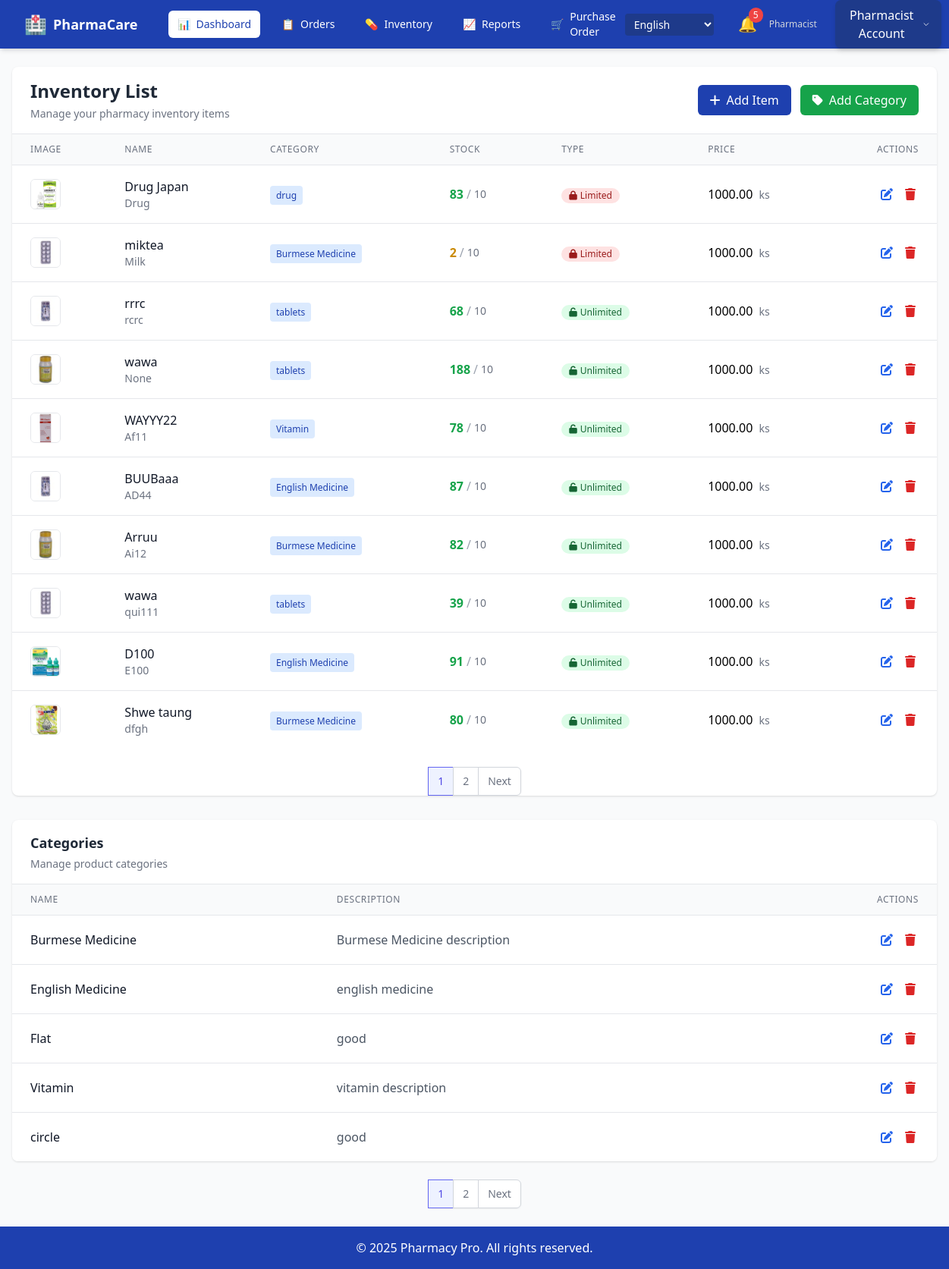
Before: /en/inventory_view/ (signed in) with the older database file.
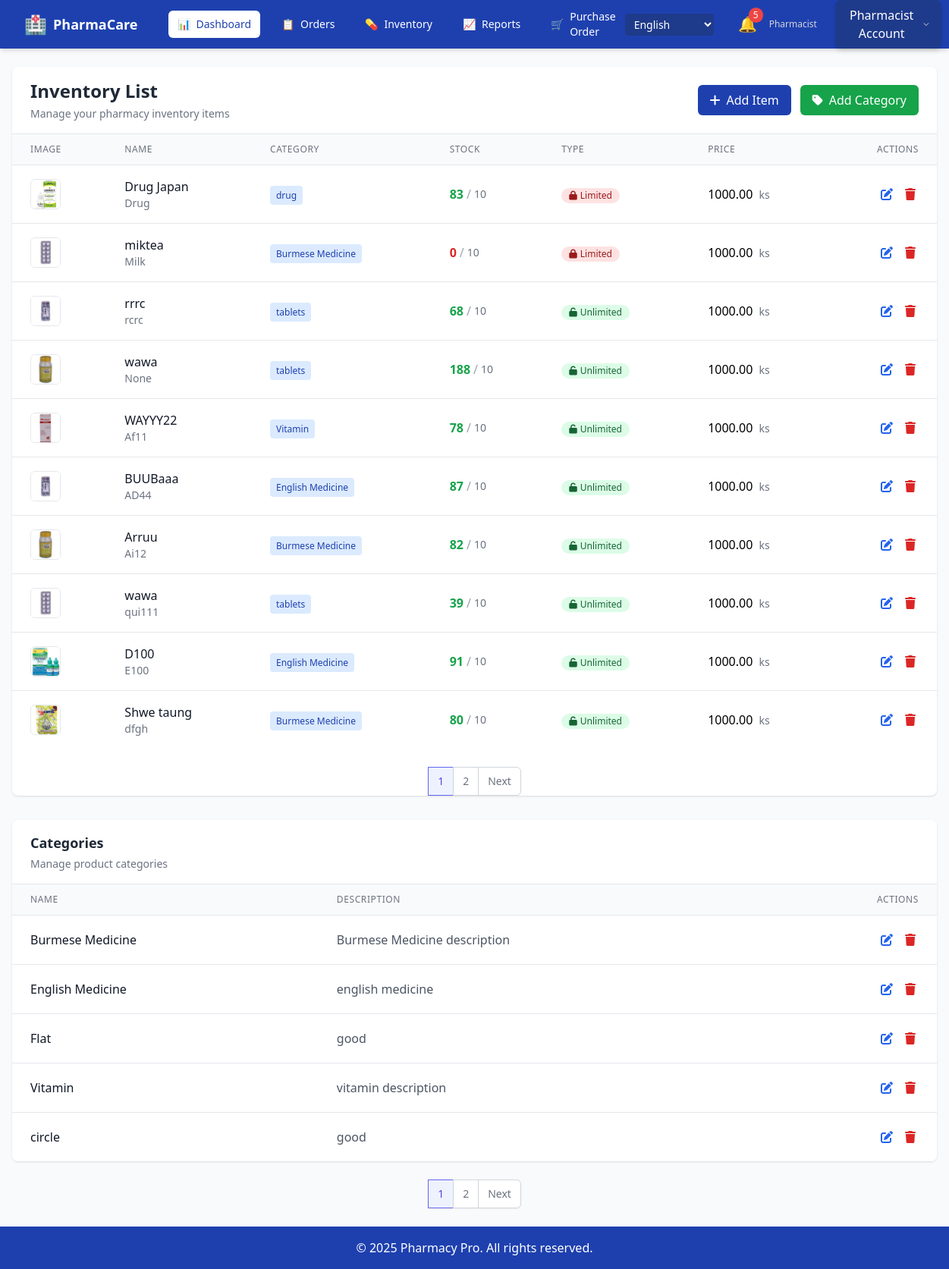
After: the same page with the newer database file.
### ourapp/models.py (models this page shows, shortened)
class Item(models.Model):
    category = models.ForeignKey(Category, on_delete=models.CASCADE, verbose_name=_("Category"))
    item_photo = models.ImageField(upload_to='photos', verbose_name=_("Photo"))
    primary_supplier = models.ForeignKey(Supplier, on_delete=models.CASCADE, blank=True, null=True, verbose_name=_("Primary Supplier"))
    strength = models.CharField(max_length=50, blank=True, null=True, verbose_name=_("Strength"))
    item_name = models.CharField(max_length=255, verbose_name=_("Item Name"))
    item_quantity = models.PositiveIntegerField(verbose_name=_("Quantity"))
    item_price = models.PositiveIntegerField(verbose_name=_("Selling Price"))
    purcharse_price = models.PositiveIntegerField(default=0, verbose_name=_("Purchase Price"))
    reorder_level = models.PositiveIntegerField(default=0, blank=True, null=True, verbose_name=_("Reorder Level"))
    item_description = models.TextField(verbose_name=_("Description"))
    exp_date = models.DateField(verbose_name=_("Expiry Date"))
    brand_name = models.CharField(max_length=255, blank=True, null=True, verbose_name=_("Brand Name"))
    batch_number = models.CharField(max_length=100, blank=True, null=True, verbose_name=_("Batch Number"))
    stock_minimum = models.PositiveIntegerField(default=10, verbose_name=_("Minimum Stock"))
    is_limited = models.BooleanField(default=False, verbose_name=_("Limited Stock"))
    max_quantity = models.PositiveIntegerField(default=5, verbose_name=_("Maximum Quantity"))
    last_ordered = models.DateField(blank=True, null=True, verbose_name=_("Last Ordered"))

class Category(models.Model):
    name = models.CharField(max_length=100, unique=True, verbose_name=_("Name"))
    description = models.TextField(blank=True, null=True, verbose_name=_("Description"))

### ourapp/views.py (the view, shortened to what this page needs)
# urls.py: path('inventory_view/', inventory_view, name='inventory_view'),
@login_required
def inventory_view(request):
    if request.user.userprofile.role != 'pharmacist':
        messages.error(request, "You do not have permission to access this page.")
        return redirect('login')
    items_queryset = Item.objects.all().order_by('-id')
    for item in items_queryset:
        if item.exp_date:
            item.days_left = (item.exp_date - datetime.date.today()).days
        else:
            item.days_left = None
    categories_queryset = Category.objects.all().order_by('name')
    items_paginator = Paginator(items_queryset, 10)  # 10 items per page
    items_page_number = request.GET.get('items_page')
    items = items_paginator.get_page(items_page_number)
    categories_paginator = Paginator(categories_queryset, 5)  # 5 categories per page
    categories_page_number = request.GET.get('categories_page')
    categories = categories_paginator.get_page(categories_page_number)
    low_stock_queryset = Item.objects.filter(item_quantity__lt=10).order_by('item_quantity')
    low_stock_paginator = Paginator(low_stock_queryset, 5)
    low_stock_page_number = request.GET.get('low_stock_page')
    low_stock_items = low_stock_paginator.get_page(low_stock_page_number)
    low_stock_count = low_stock_queryset.count()
    today = datetime.date.today()
    expiring_queryset = Item.objects.filter(exp_date__lte=today + datetime.timedelta(days=90)).order_by('exp_date')
    expiring_paginator = Paginator(expiring_queryset, 5)
    expiring_page_number = request.GET.get('expiring_page')
    expiring_items = expiring_paginator.get_page(expiring_page_number)
    expiring_count = expiring_queryset.count()
    return render(request, 'inventory.html', {
        'items': items,
        'categories': categories,
        'low_stock_items': low_stock_items,
        'low_stock_count': low_stock_count,
        'low_stock_page_number': low_stock_page_number,
        'expiring_items': expiring_items,
        'expiring_count': expiring_count,
    })

### ourapp/context_processors.py (called while the page is built)
def expiry_alert_items(request):
    if request.user.is_authenticated and hasattr(request.user, 'userprofile'):
        if request.user.userprofile.role == 'pharmacist':
            today = date.today()
            threshold_date = today + timedelta(days=90)
            expiring_items = Item.objects.filter(exp_date__lte=threshold_date, exp_date__gte=today).order_by('exp_date')
            return {'expiring_items': expiring_items}
    return {}

### templates/inventory.html (shortened to what the changed rows need)
{% load i18n %}
<!DOCTYPE html>
<html lang="en">
<head>
<link href="https://cdnjs.cloudflare.com/ajax/libs/font-awesome/6.4.0/css/all.min.css" rel="stylesheet"/>
<script src="https://cdn.tailwindcss.com"></script>
</head>
<body class="bg-gray-50 flex flex-col min-h-screen">
<main class="w-full mx-auto px-4 py-6 max-w-7xl">
    <div class="bg-white shadow rounded-lg overflow-hidden mb-8">
        <div class="px-6 py-4 border-b border-gray-200 flex flex-col sm:flex-row justify-between items-start sm:items-center gap-4">
            <div>
                <h2 class="text-xl sm:text-2xl font-bold text-gray-800">{% trans "Inventory List" %}</h2>
            </div>
        </div>
        <div class="overflow-x-auto">
            <table class="min-w-full divide-y divide-gray-200">
                <thead class="bg-gray-50">
                    <tr>
                        <th class="px-6 py-3 text-left text-xs font-medium text-gray-500 uppercase tracking-wider">{% trans "Image" %}</th>
                        <th class="px-6 py-3 text-left text-xs font-medium text-gray-500 uppercase tracking-wider">{% trans "Name" %}</th>
                        <th class="px-6 py-3 text-left text-xs font-medium text-gray-500 uppercase tracking-wider">{% trans "Category" %}</th>
                        <th class="px-6 py-3 text-left text-xs font-medium text-gray-500 uppercase tracking-wider">{% trans "Stock" %}</th>
                        <th class="px-6 py-3 text-left text-xs font-medium text-gray-500 uppercase tracking-wider">{% trans "Type" %}</th>
                        <th class="px-6 py-3 text-left text-xs font-medium text-gray-500 uppercase tracking-wider">{% trans "Price" %}</th>
                        <th class="px-6 py-3 text-right text-xs font-medium text-gray-500 uppercase tracking-wider">{% trans "Actions" %}</th>
                    </tr>
                </thead>
                <tbody class="bg-white divide-y divide-gray-200">
                    {% for item in items %}
                    <tr class="hover:bg-gray-50 transition-colors" id="item_{{ item.id }}">
                        <td class="px-6 py-4 whitespace-nowrap" data-label="{% trans 'Image' %}">
                            {% if item.item_photo %}
                            <img alt="item image" class="w-10 h-10 rounded-md object-cover border border-gray-200" src="{{ item.item_photo.url }}"/>
                            {% else %}
                            <div class="w-10 h-10 rounded-md bg-gray-100 flex items-center justify-center text-gray-400">
                                <i class="fas fa-pills text-lg"></i>
                            </div>
                            {% endif %}
                        </td>
                        <td class="px-6 py-4 whitespace-nowrap" data-label="{% trans 'Name' %}">
                            <div class="font-medium text-gray-900">{{ item.item_name }}</div>
                            {% if item.brand_name %}
                            <div class="text-sm text-gray-500">{{ item.brand_name }}</div>
                            {% endif %}
                        </td>
                        <td class="px-6 py-4 whitespace-nowrap" data-label="{% trans 'Category' %}">
                            <span class="px-2 py-1 text-xs font-medium rounded bg-blue-100 text-blue-800">{{ item.category.name }}</span>
                        </td>
                        <td class="px-6 py-4 whitespace-nowrap" data-label="{% trans 'Stock' %}">
                            <div class="flex items-center">
                                <span class="font-semibold {% if item.item_quantity <= 0 %}text-red-600{% elif item.item_quantity < item.stock_minimum %}text-yellow-600{% else %}text-green-600{% endif %}">
                                    {{ item.item_quantity }}
                                </span>
                                <span class="mx-1 text-gray-400">/</span>
                                <span class="text-sm text-gray-500">{{ item.stock_minimum }}</span>
                            </div>
                        </td>
                        <td class="px-6 py-4 whitespace-nowrap" data-label="{% trans 'Type' %}">
                            {% if item.is_limited %}
                                <span class="inline-flex items-center px-2.5 py-0.5 rounded-full text-xs font-medium bg-red-100 text-red-800">
                                    <i class="fas fa-lock mr-1 text-xs"></i> {% trans "Limited" %}
                                </span>
                            {% else %}
                                <span class="inline-flex items-center px-2.5 py-0.5 rounded-full text-xs font-medium bg-green-100 text-green-800">
                                    <i class="fas fa-unlock mr-1 text-xs"></i> {% trans "Unlimited" %}
                                </span>
                            {% endif %}
                        </td>
                        <td class="px-6 py-4 whitespace-nowrap" data-label="{% trans 'Price' %}">
                            <span class="font-medium">{{ item.item_price|floatformat:2 }}</span>
                            <span class="text-sm text-gray-500 ml-1">{% trans "ks" %}</span>
                        </td>
                        <td class="px-6 py-4 whitespace-nowrap text-right actions-cell">
                            <div class="flex justify-end space-x-2">
                                <button class="text-blue-600 hover:text-blue-900 edit-btn p-1 rounded hover:bg-blue-50 transition-colors"
                                    data-batch="{{ item.batch_number }}"
                                    data-brand="{{ item.brand_name }}"
                                    data-category="{{ item.category.id }}"
                                    data-description="{{ item.item_description }}"
                                    data-exp-date="{{ item.exp_date|date:'Y-m-d' }}"
                                    data-id="{{ item.id }}"
                                    data-is-limited="{{ item.is_limited|yesno:'true,false' }}"
                                    data-max-qty="{{ item.max_quantity }}"
                                    data-name="{{ item.item_name }}"
                                    data-photo-url="{% if item.item_photo %}{{ item.item_photo.url }}{% endif %}"
                                    data-price="{{ item.item_price }}"
                                    data-purchase-price="{{ item.purcharse_price }}"
                                    data-quantity="{{ item.item_quantity }}"
                                    data-stock-min="{{ item.stock_minimum }}">
                                    <i class="fas fa-edit"></i>
                                </button>
                                <button class="text-red-600 hover:text-red-900 delete-btn p-1 rounded hover:bg-red-50 transition-colors" data-id="{{ item.id }}">
                                    <i class="fas fa-trash"></i>
                                </button>
                            </div>
                        </td>
                    </tr>
                    {% endfor %}
                </tbody>
            </table>
        </div>
    </div>
    <div class="bg-white shadow rounded-lg overflow-hidden">
        <div class="overflow-x-auto">
            <table class="min-w-full divide-y divide-gray-200">
                <thead class="bg-gray-50">
                    <tr>
                        <th class="px-6 py-3 text-left text-xs font-medium text-gray-500 uppercase tracking-wider">{% trans "Name" %}</th>
                        <th class="px-6 py-3 text-left text-xs font-medium text-gray-500 uppercase tracking-wider">{% trans "Description" %}</th>
                        <th class="px-6 py-3 text-right text-xs font-medium text-gray-500 uppercase tracking-wider">{% trans "Actions" %}</th>
                    </tr>
                </thead>
            </table>
        </div>
    </div>
</main>
</body>
</html>

Changed rows visible on the page:
changed Item "miktea": item_quantity "2" → "0"
